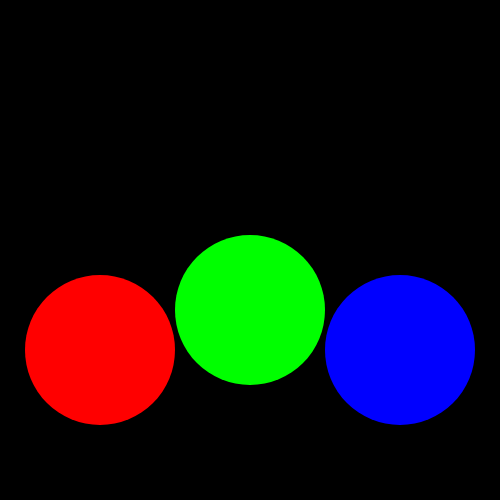
Frame 1 (no input)
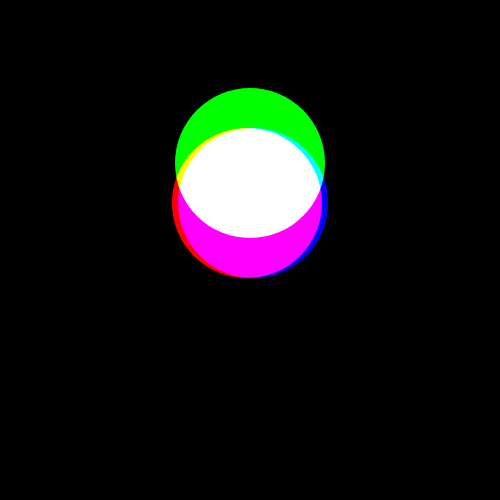
Frame 60 (no input)
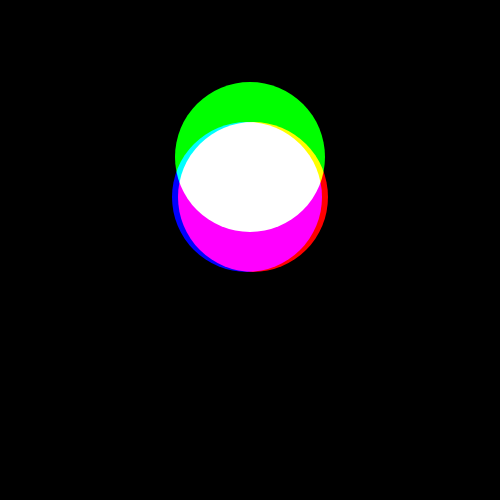
Frame 120 (the mouse pressed at the canvas centre since frame 60)

The p5.js sketch that drew these frames (run headless with seeded random() and noise() and a simulated clock; from frame 60 on, the mouse is pressed at the canvas centre):

// p5.js sketch
// ── sketch.js

let xR, yR, angR = 0;
let xG, yG, angG = 0;
let xB, yB, angB = 0;
let scalar = 100;
let CANVAS_X = 500, CANVAS_Y = 500;
let TAM = 150;

function setup() {
  
  createCanvas(CANVAS_X, CANVAS_Y);
  xR = 150, yR = 200;
  xG = 150, yG = 200;
  xB = 150, yB = 200;
  
  background(0);
    
}

function draw() {
  clear(); // Borra el buffer
  blendMode(LIGHTEST);
  
  background(0);
  /************************************/
  //Rojo
  /************************************/
  let anguloR = radians(angR);
  xR = 200 - scalar * cos(anguloR);
  yR = 250 + scalar * cos(anguloR);
  
  noStroke();
  fill(255, 0, 0);
  circle(xR, yR, TAM);
       
  /************************************/
  //Verde
  /************************************/
  let anguloG = radians(angG);
  xG = 250;// - scalar * cos(anguloG);
  yG = 210 + scalar * cos(anguloG);
  
  noStroke();
  fill(0, 255, 0);
  circle(xG, yG, TAM);
  
  /************************************/
  //Azul
  /************************************/
  let anguloB= radians(angB);
  xB = 300 + scalar * cos(anguloB);
  yB = 250 + scalar * cos(anguloB);
  
  noStroke();
  fill(0, 0, 255);
  circle(xB, yB, TAM);
  
  
  angR += 2;
  angG += 2;
  angB += 2;
 
}
